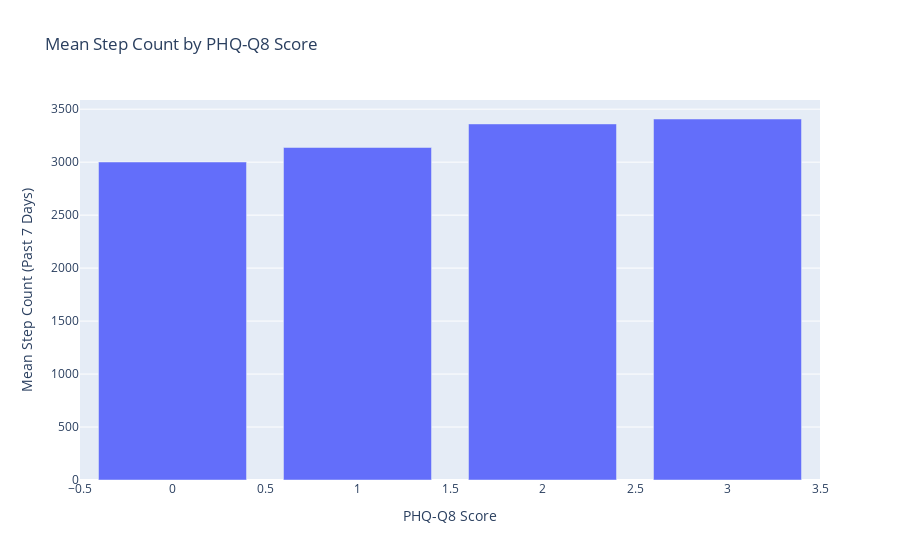

Notebook code for this chart:
### Markdown cell above
1. count: This is the number of observations (people) that have that specific phq_q8 score. For example:

    1) 907 people have a phq_q8 score of 0.
    1) 480 people have a phq_q8 score of 1.
    1) 253 people have a phq_q8 score of 2.
    1) 170 people have a phq_q8 score of 3.

2. mean: This is the average step_count_m7 for people with that phq_q8 score. For example:

    1) People with phq_q8 = 0 have an average step_count_m7 of 3001.36.
    1) People with phq_q8 = 1 have an average step_count_m7 of 3138.41.
    1) People with phq_q8 = 2 have an average step_count_m7 of 3360.74.
    1) People with phq_q8 = 3 have an average step_count_m7 of 3407.28.

Looking at the "mean" values, there's a slight increasing trend in the average step count as the phq_q8 score increases (from 3001.36 to 3407.28). This reinforces the very weak positive correlation you calculated earlier.


3. The differences in means are relatively small. The difference between the lowest mean (3001.36 for phq_q8 = 0) and the highest mean (3407.28 for phq_q8 = 3) is only about 400 steps.

4. There's substantial overlap in the distributions. The standard deviations are large, meaning there's a lot of variability in step counts within each phq_q8 group. The quartiles (25%, 50%, 75%) also show considerable overlap, indicating that people with different phq_q8 scores can have similar step counts.

### Code cell
import pandas as pd
import plotly.express as px

# Calculate means
mean_steps = df.groupby('phq_q8')['step_count_m7'].mean().reset_index()

# Create bar chart
fig = px.bar(mean_steps, x='phq_q8', y='step_count_m7',
             title='Mean Step Count by PHQ-Q8 Score',
             labels={'step_count_m7': 'Mean Step Count (Past 7 Days)',
                     'phq_q8': 'PHQ-Q8 Score'},
             category_orders={"phq_q8": [0, 1, 2, 3]})  # Ensure correct ordering
fig.show()

### Figure 1 — Plotly figure (JSON) as saved in the notebook; plotly's stock layout.template omitted (floating-point values rounded to 4 significant figures)
{"data": [{"alignmentgroup": "True", "hovertemplate": "PHQ-Q8 Score=%{x}<br>Mean Step Count (Past 7 Days)=%{y}<extra></extra>", "legendgroup": "", "marker": {"color": "#636efa", "pattern": {"shape": ""}}, "name": "", "offsetgroup": "", "orientation": "v", "showlegend": false, "textposition": "auto", "type": "bar", "x": [0, 1, 2, 3], "xaxis": "x", "y": [3001.0, 3138.0, 3361.0, 3407.0], "yaxis": "y"}], "layout": {"barmode": "relative", "legend": {"tracegroupgap": 0}, "title": {"text": "Mean Step Count by PHQ-Q8 Score"}, "xaxis": {"anchor": "y", "categoryarray": [0, 1, 2, 3], "categoryorder": "array", "domain": [0, 1], "title": {"text": "PHQ-Q8 Score"}}, "yaxis": {"anchor": "x", "domain": [0, 1], "title": {"text": "Mean Step Count (Past 7 Days)"}}}}
